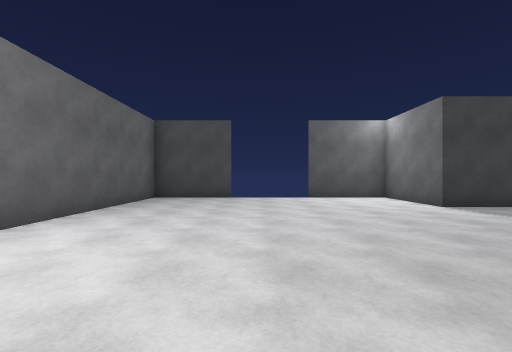
View 1 (above)

19 first-person views from a walk through a 3-D level made in the Unity game engine. The camera is 1.4 m above the floor, looks level and sees 90° across. The floor is counted in squares, 2 m on a side. Each view is taken from the middle of a square. On the plan, view 1 faces up. The plan holds only what a view shows up to about 9 squares ahead; the rest is blank. The place goes on beyond the plan. The player is left out.

View 2
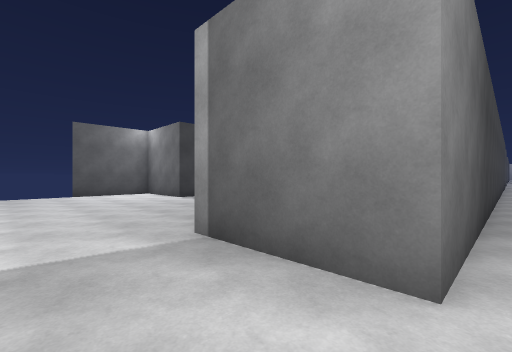

View 3
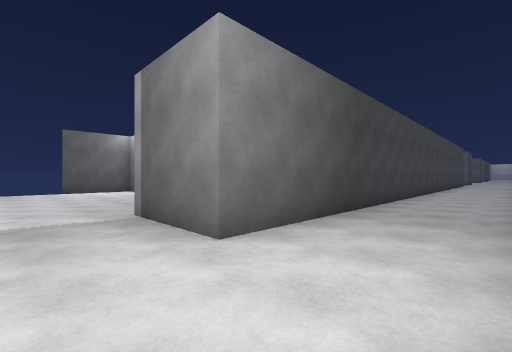

View 4
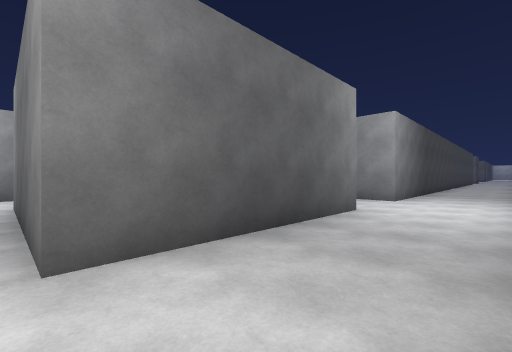

View 5
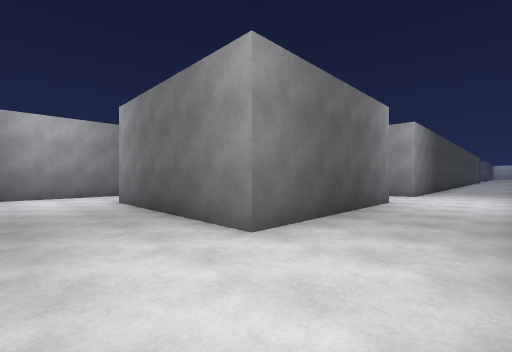

View 6
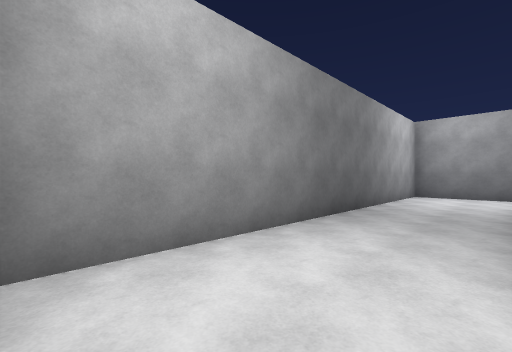

View 7
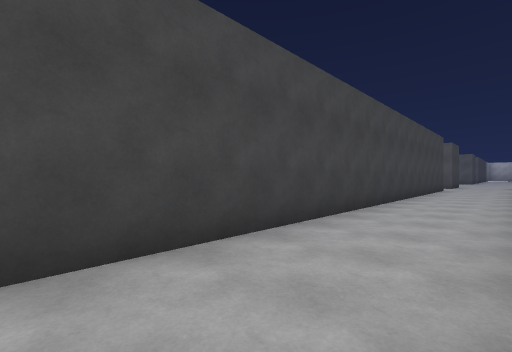

View 8
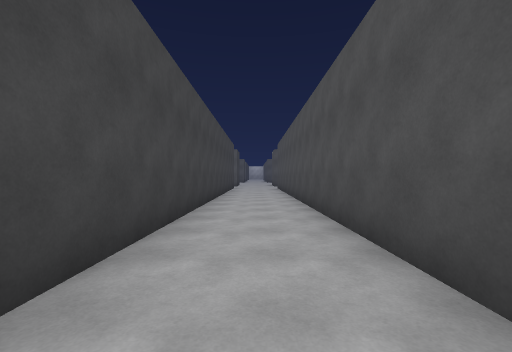

View 9
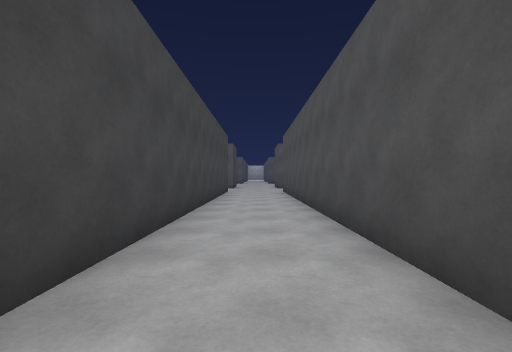

View 10
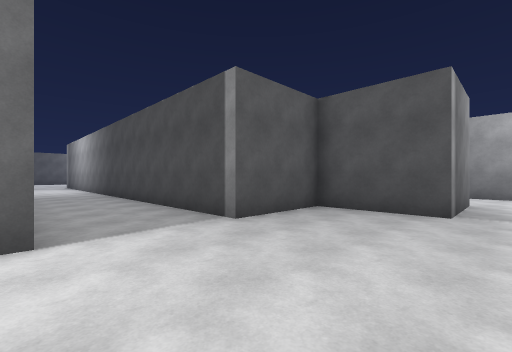

View 11
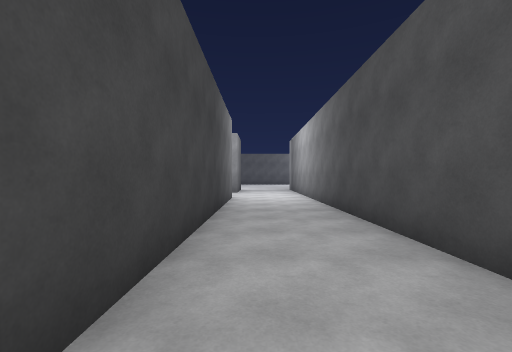

View 12
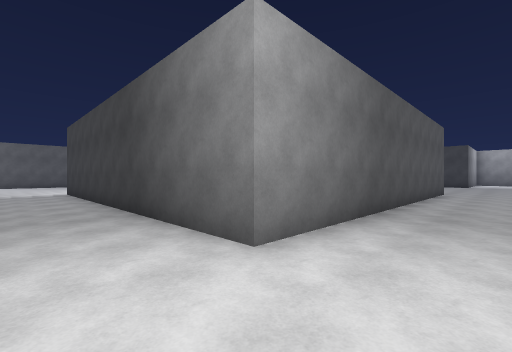

View 13
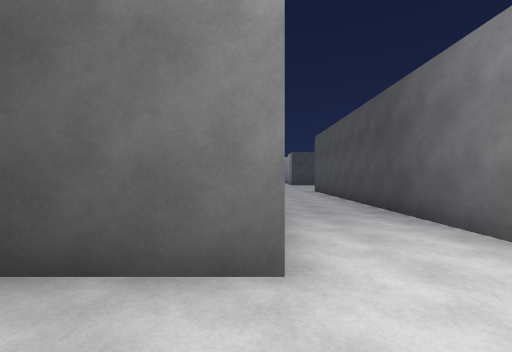

View 14
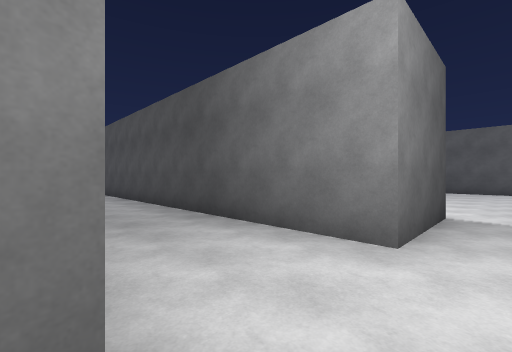

View 15
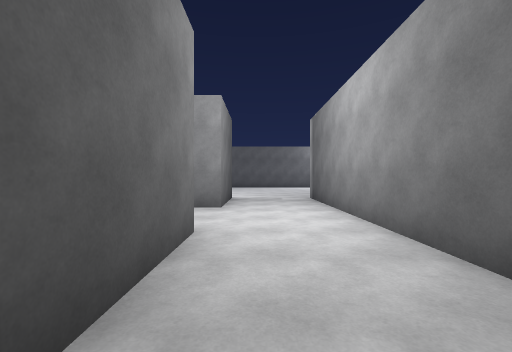

View 16
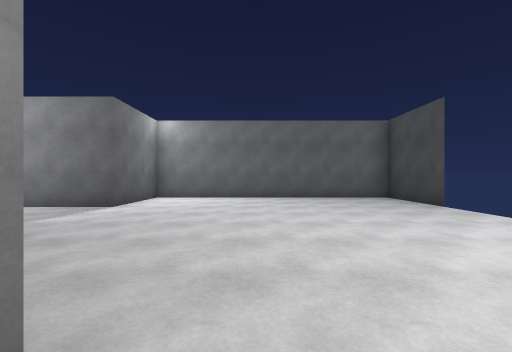

View 17
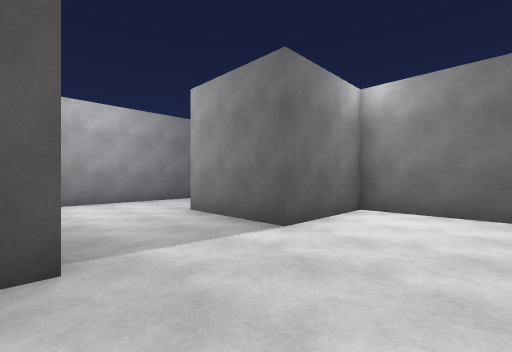

View 18
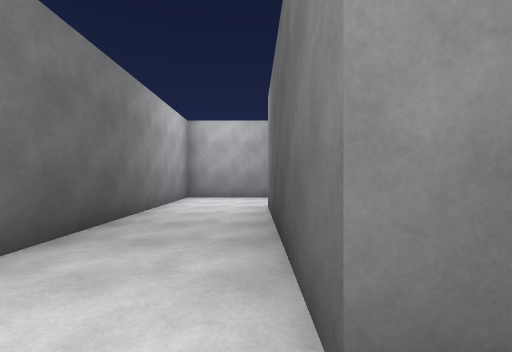

View 19
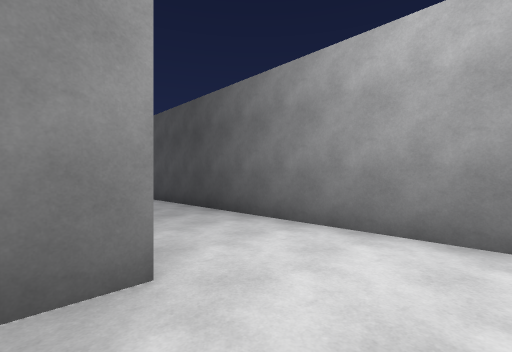

### Floor plan
Points are (right, up) in squares from view 1. A wall is a line through its corners. A room is listed if a view was taken in it or the views show most of it. See-through windows are left out.
Room 1 (views 1, 2, 3, 4, 5, 6, 7, 8, 9, 18, 19)
walls: (-0.8, 0.8) (-0.8, -1.7) (-5.8, -1.7) (-5.8, 3.2); (-5, 5.8) (-8.3, 5.8) (-8.3, -4.2) (18.5, -4.2); (18.5, -1.7) (1.7, -1.7) (1.7, 0.8)
ways out: opening at (0.5, -0.5) to room 2
Room 2 (views 10, 11, 12, 13, 14, 15, 16, 17)
walls: (1.7, 0.8) (4.2, 0.8) (4.2, 3.3) (18.5, 3.3); (-0.9, 8.3) (-3.3, 8.3) (-3.3, 0.8) (-0.8, 0.8); (18.5, 5.8) (16.7, 5.8) (16.7, 15); (14.2, 14.9) (14.2, 5.8) (4.2, 5.8) (4.2, 8.3) (1.9, 8.3)
ways out: opening at (0.5, -0.5) to room 1; opening at (15.5, 15)

Where each view was taken, in squares from view 1:
view 1: 0 up, 0 right, facing up
view 2: 2 down, 0 right, facing up-right
view 3: 4 down, 0 right, facing up-right
view 4: 4 down, 6 left, facing up-right
view 5: 4 down, 8 left, facing up-right
view 6: 4 down, 6 left, facing up-left
view 7: 4 down, 7 right, facing up-right
view 8: 3 down, 7 right, facing right
view 9: 3 down, 10 right, facing right
view 10: 6 up, 1 right, facing down-right
view 11: 5 up, 6 right, facing right
view 12: 4 up, 16 right, facing up-left
view 13: 4 up, 14 right, facing up
view 14: 5 up, 14 right, facing up-right
view 15: 5 up, 11 right, facing right
view 16: 4 up, 5 right, facing left
view 17: 3 up, 2 right, facing down-left
view 18: 2 down, 0 right, facing left
view 19: 1 down, 0 right, facing down-right
